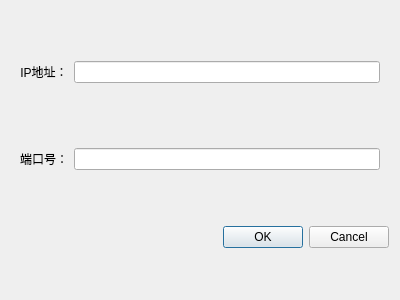
<?xml version="1.0" encoding="UTF-8"?>
<ui version="4.0">
 <class>InputIP</class>
 <widget class="QDialog" name="InputIP">
  <property name="geometry">
   <rect>
    <x>0</x>
    <y>0</y>
    <width>400</width>
    <height>300</height>
   </rect>
  </property>
  <property name="sizePolicy">
   <sizepolicy hsizetype="Preferred" vsizetype="Preferred">
    <horstretch>0</horstretch>
    <verstretch>0</verstretch>
   </sizepolicy>
  </property>
  <property name="minimumSize">
   <size>
    <width>400</width>
    <height>300</height>
   </size>
  </property>
  <property name="maximumSize">
   <size>
    <width>400</width>
    <height>300</height>
   </size>
  </property>
  <property name="windowTitle">
   <string>Dialog</string>
  </property>
  <layout class="QVBoxLayout" name="verticalLayout" stretch="0,0,0">
   <item>
    <widget class="QWidget" name="widgetTop" native="true">
     <property name="sizePolicy">
      <sizepolicy hsizetype="Preferred" vsizetype="Fixed">
       <horstretch>0</horstretch>
       <verstretch>0</verstretch>
      </sizepolicy>
     </property>
     <layout class="QHBoxLayout" name="widgetTop_2" stretch="0,0">
      <property name="spacing">
       <number>6</number>
      </property>
      <property name="leftMargin">
       <number>9</number>
      </property>
      <property name="topMargin">
       <number>9</number>
      </property>
      <property name="rightMargin">
       <number>9</number>
      </property>
      <property name="bottomMargin">
       <number>9</number>
      </property>
      <item>
       <widget class="QLabel" name="labelIP">
        <property name="sizePolicy">
         <sizepolicy hsizetype="Fixed" vsizetype="Preferred">
          <horstretch>0</horstretch>
          <verstretch>0</verstretch>
         </sizepolicy>
        </property>
        <property name="text">
         <string>IP地址：</string>
        </property>
        <property name="alignment">
         <set>Qt::AlignCenter</set>
        </property>
       </widget>
      </item>
      <item>
       <widget class="QLineEdit" name="lineEditIP">
        <property name="sizePolicy">
         <sizepolicy hsizetype="Expanding" vsizetype="Preferred">
          <horstretch>0</horstretch>
          <verstretch>0</verstretch>
         </sizepolicy>
        </property>
       </widget>
      </item>
     </layout>
    </widget>
   </item>
   <item>
    <widget class="QWidget" name="widgetBottom" native="true">
     <property name="sizePolicy">
      <sizepolicy hsizetype="Preferred" vsizetype="Fixed">
       <horstretch>0</horstretch>
       <verstretch>0</verstretch>
      </sizepolicy>
     </property>
     <layout class="QHBoxLayout" name="widgetBottom_2" stretch="0,0">
      <property name="leftMargin">
       <number>9</number>
      </property>
      <property name="topMargin">
       <number>9</number>
      </property>
      <property name="rightMargin">
       <number>9</number>
      </property>
      <property name="bottomMargin">
       <number>9</number>
      </property>
      <item>
       <widget class="QLabel" name="labelPort">
        <property name="sizePolicy">
         <sizepolicy hsizetype="Fixed" vsizetype="Preferred">
          <horstretch>0</horstretch>
          <verstretch>0</verstretch>
         </sizepolicy>
        </property>
        <property name="text">
         <string>端口号：</string>
        </property>
        <property name="alignment">
         <set>Qt::AlignCenter</set>
        </property>
       </widget>
      </item>
      <item>
       <widget class="QLineEdit" name="lineEditPort">
        <property name="sizePolicy">
         <sizepolicy hsizetype="Expanding" vsizetype="Preferred">
          <horstretch>0</horstretch>
          <verstretch>0</verstretch>
         </sizepolicy>
        </property>
       </widget>
      </item>
     </layout>
    </widget>
   </item>
   <item>
    <widget class="QDialogButtonBox" name="buttonBox">
     <property name="layoutDirection">
      <enum>Qt::LeftToRight</enum>
     </property>
     <property name="orientation">
      <enum>Qt::Horizontal</enum>
     </property>
     <property name="standardButtons">
      <set>QDialogButtonBox::Cancel|QDialogButtonBox::Ok</set>
     </property>
    </widget>
   </item>
  </layout>
 </widget>
 <resources/>
 <connections>
  <connection>
   <sender>buttonBox</sender>
   <signal>accepted()</signal>
   <receiver>InputIP</receiver>
   <slot>accept()</slot>
   <hints>
    <hint type="sourcelabel">
     <x>257</x>
     <y>249</y>
    </hint>
    <hint type="destinationlabel">
     <x>157</x>
     <y>274</y>
    </hint>
   </hints>
  </connection>
  <connection>
   <sender>buttonBox</sender>
   <signal>rejected()</signal>
   <receiver>InputIP</receiver>
   <slot>reject()</slot>
   <hints>
    <hint type="sourcelabel">
     <x>325</x>
     <y>249</y>
    </hint>
    <hint type="destinationlabel">
     <x>286</x>
     <y>274</y>
    </hint>
   </hints>
  </connection>
 </connections>
</ui>
